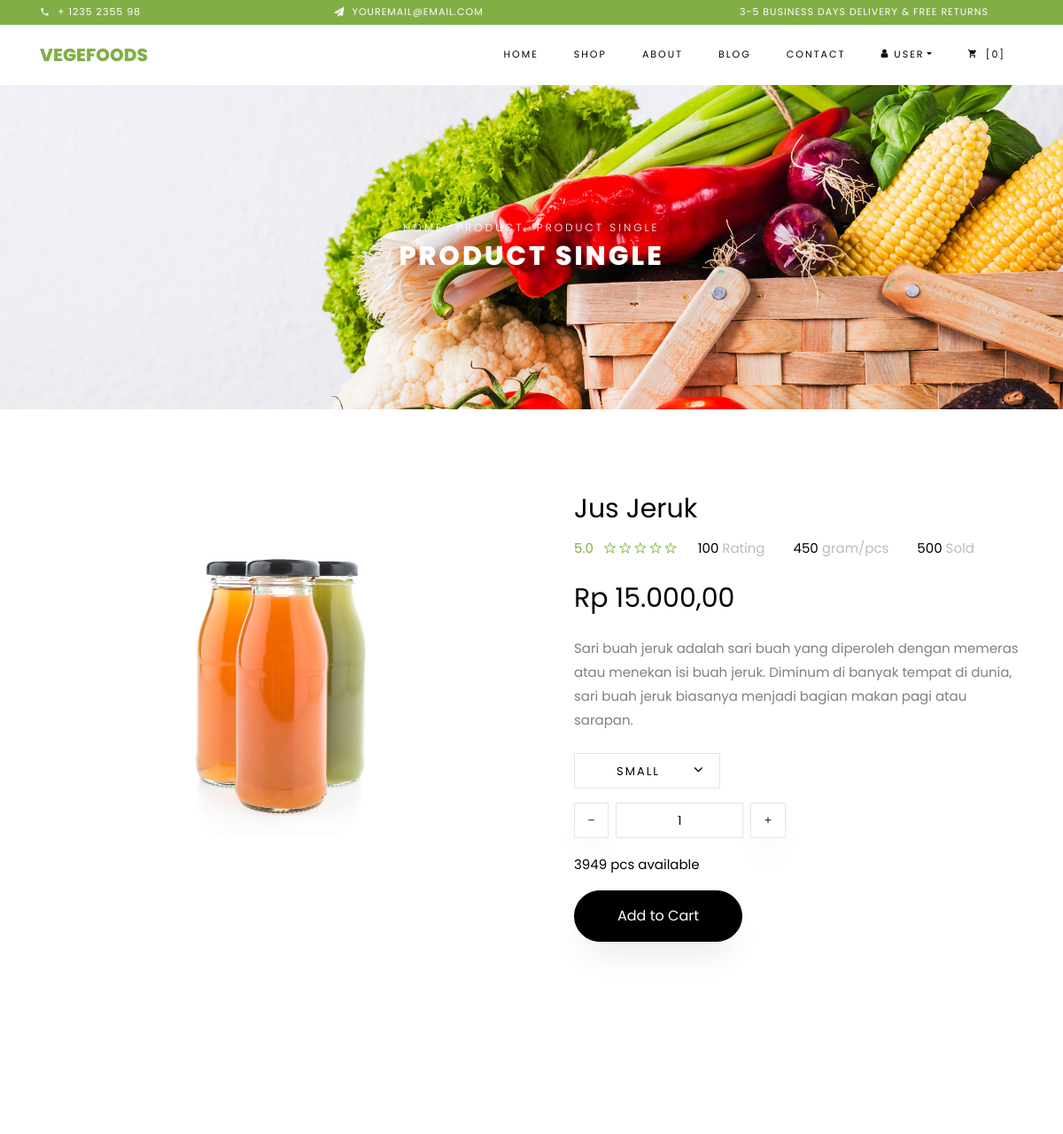
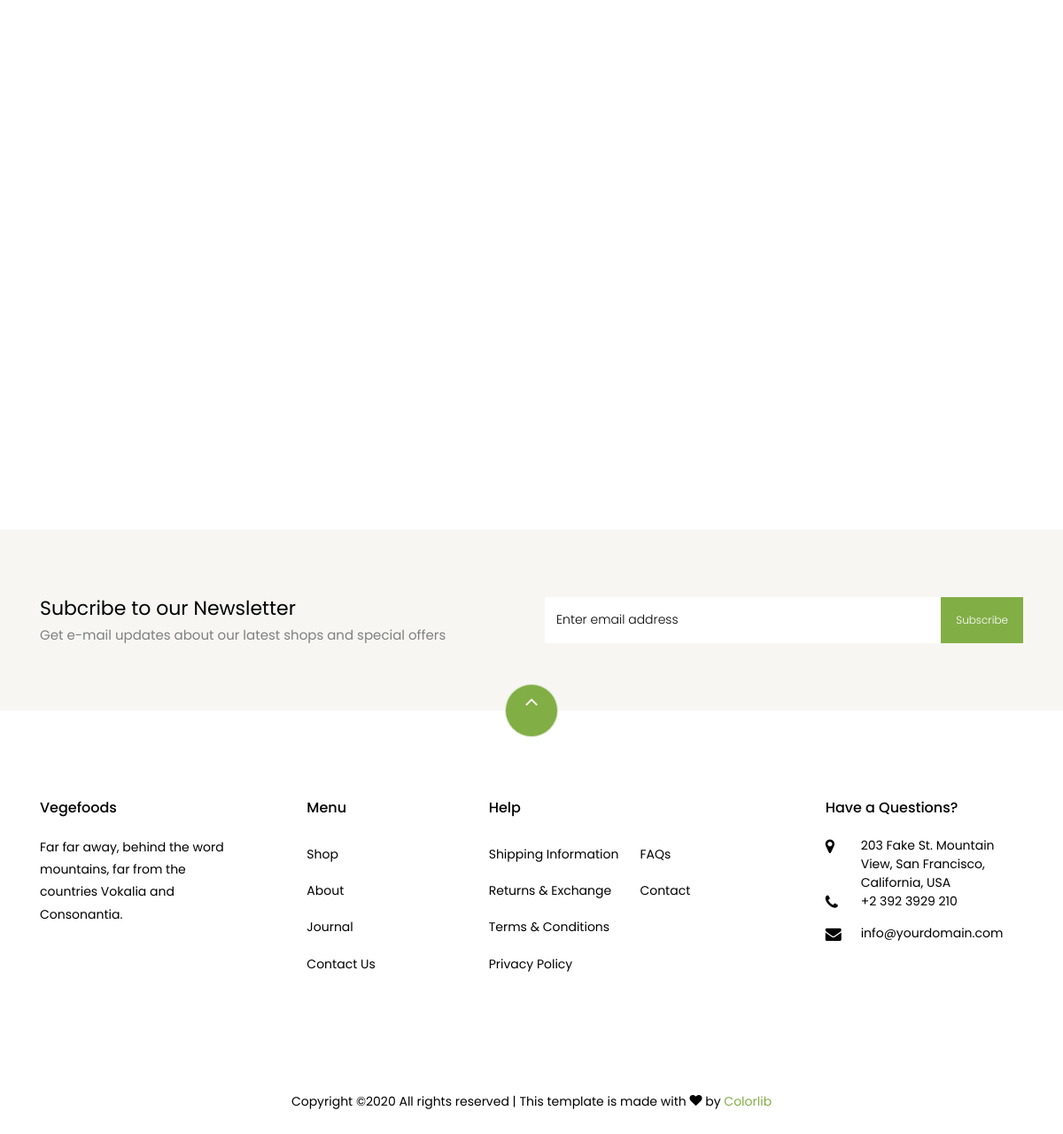
The page /?page=detail-produk&barang_id=13 on the database its author committed (2 pictures, top to bottom).
### tables this page shows
CREATE TABLE `barang` (
  `barang_id` int(10) NOT NULL,
  `kategori_id` int(10) NOT NULL,
  `supplier_id` int(11) NOT NULL,
  `nama_barang` varchar(250) NOT NULL,
  `deskripsi` text NOT NULL,
  `gambar` varchar(200) NOT NULL,
  `harga` int(10) NOT NULL,
  `stok` int(11) NOT NULL,
  `status` enum('on','off') NOT NULL,
  `berat` int(11) NOT NULL
);

### detail-produk.php (the view, shortened to what this page needs)
<?php
    if (isset($_GET["barang_id"])) {
        $id = $_GET["barang_id"];
		$queryForm = query("SELECT * FROM barang WHERE barang_id =$id")[0];
    }
?>
    <div class="hero-wrap hero-bread" style="background-image: url('images/bg_1.jpg');">
      <div class="container">
        <div class="row no-gutters slider-text align-items-center justify-content-center">
          <div class="col-md-9 ftco-animate text-center">
          	<p class="breadcrumbs"><span class="mr-2"><a href="index.html">Home</a></span> <span class="mr-2"><a href="index.html">Product</a></span> <span>Product Single</span></p>
            <h1 class="mb-0 bread">Product Single</h1>
          </div>
        </div>
      </div>
    </div>
<form action="proses.php" method="POST">
    <section class="ftco-section">
    	<div class="container">
    		<div class="row">
    			<div class="col-lg-6 mb-5 ftco-animate">
    				<a href="admin/gambar/barang/<?= $queryForm["gambar"] ?>" class="image-popup"><img src="admin/gambar/barang/<?= $queryForm["gambar"] ?>" class="img-fluid" alt="Colorlib Template"></a>
    			</div>
    			<div class="col-lg-6 product-details pl-md-5 ftco-animate">
    				<h3><?= $queryForm["nama_barang"] ?></h3>
    				<div class="rating d-flex">
							<p class="text-left mr-4">
								<a href="#" class="mr-2">5.0</a>
								<a href="#"><span class="ion-ios-star-outline"></span></a>
								<a href="#"><span class="ion-ios-star-outline"></span></a>
								<a href="#"><span class="ion-ios-star-outline"></span></a>
								<a href="#"><span class="ion-ios-star-outline"></span></a>
								<a href="#"><span class="ion-ios-star-outline"></span></a>
							</p>
							<p class="text-left mr-4">
								<a href="#" class="mr-2" style="color: #000;">100 <span style="color: #bbb;">Rating</span></a>
                            </p>
                            <p class="text-left mr-4">
								<a href="#" class="mr-2" style="color: #000;"><?= $queryForm['berat']?> <span style="color: #bbb;">gram/pcs</span></a>
							</p>
							<p class="text-left">
								<a href="#" class="mr-2" style="color: #000;">500 <span style="color: #bbb;">Sold</span></a>
							</p>
					</div>
    				<p class="price"><span><?= rupiah($queryForm["harga"]) ?></span></p>
    				<p><?= $queryForm["deskripsi"] ?></p>
						<div class="row mt-4">
							<div class="col-md-6">
								<div class="form-group d-flex">
									<div class="select-wrap">
										<div class="icon"><span class="ion-ios-arrow-down"></span></div>
											<select name="" id="" class="form-control">
												<option value="">Small</option>
											</select>
									</div>
		           				 </div>
							</div>
							<div class="input-group col-md-6 d-flex mb-3">
								<span class="input-group-btn mr-2">
									<button type="button" class="quantity-left-minus btn" data-type="minus" data-field="">
										<i class="ion-ios-remove"></i>
									</button>
								</span>
								<input type="text" id="quantity" name="quantity" class="form-control input-number" value="1"
									min="1" max="100">
								<span class="input-group-btn ml-2">
									<button type="button" class="quantity-right-plus btn" data-type="plus" data-field="">
										<i class="ion-ios-add"></i>
									</button>
								</span>
							</div>
							<div class="col-md-12">
								<p style="color: #000;"><?= $queryForm['stok'] ?> pcs available</p>
							</div>
          				</div>
					  <p><input type="submit" value="Add to Cart" class="btn btn-black py-3 px-5" name="submit"></p>
    			</div>
    		</div>
    	</div>
	</section>
</form>
    <section class="ftco-section">
    	<div class="container">
				<div class="row justify-content-center mb-3 pb-3">
        </div>
    	</div>
    	<div class="container">
    		<div class="row">
    		</div>
    	</div>
	</section>

### rows shown on the page
barang: gambar (picture), nama_barang "Jus Jeruk", berat "450", harga "Rp 15.000,00", deskripsi "Sari buah jeruk adalah sari buah yang diperoleh dengan memeras atau menekan isi buah jeruk. Diminum di banyak tempat di dunia, sari buah jeruk biasanya menjadi bagian makan pagi atau sarapan.", stok "3949"
